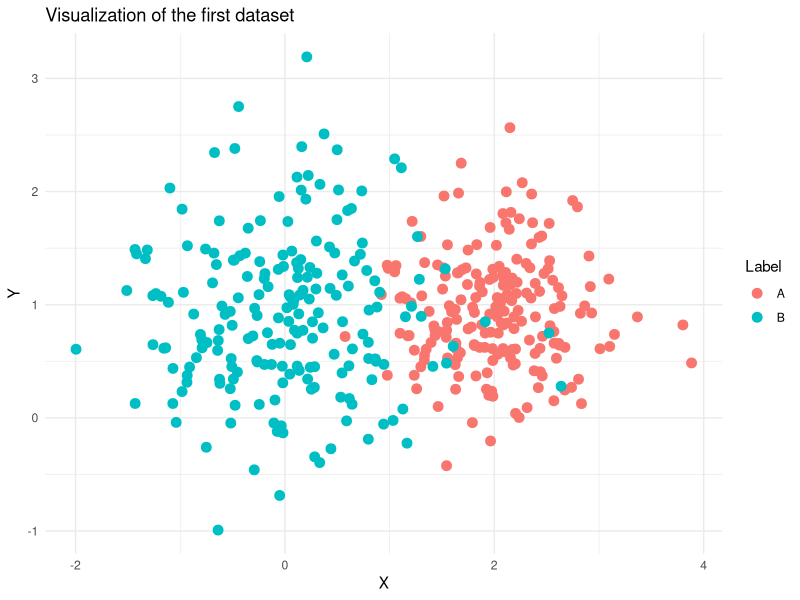
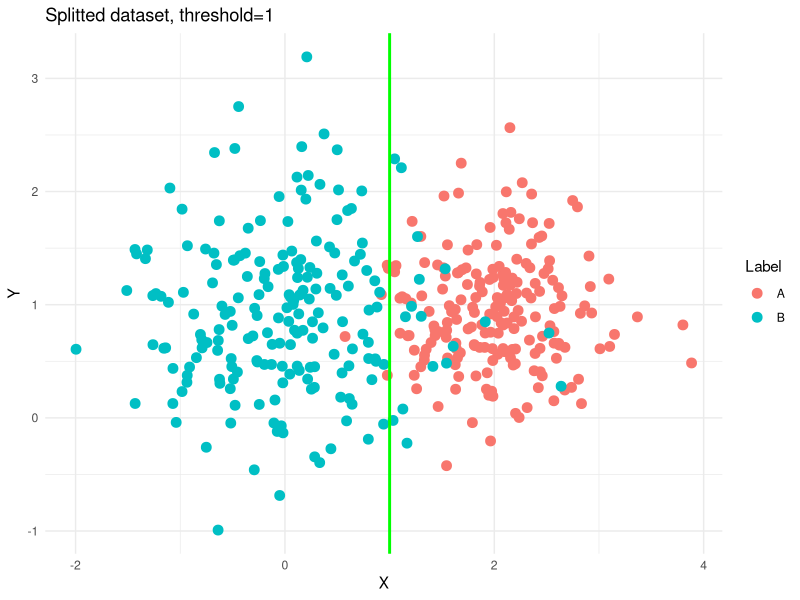
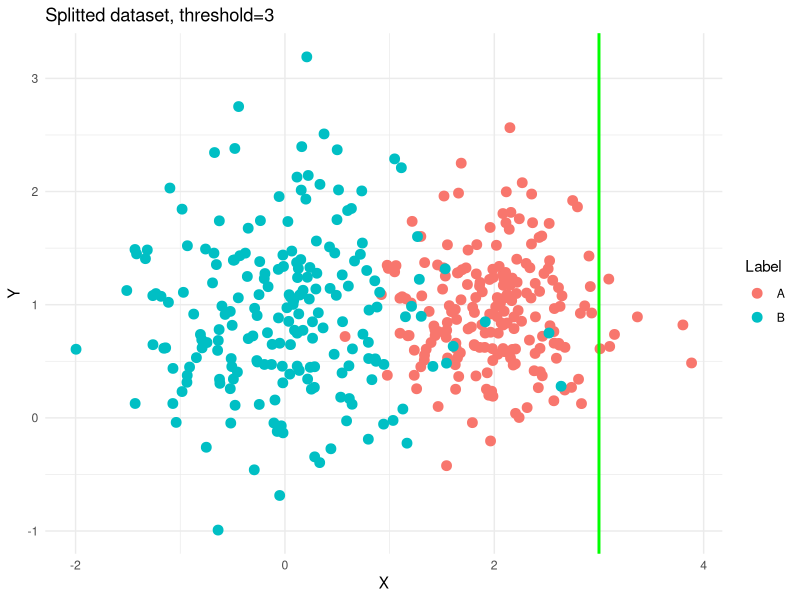
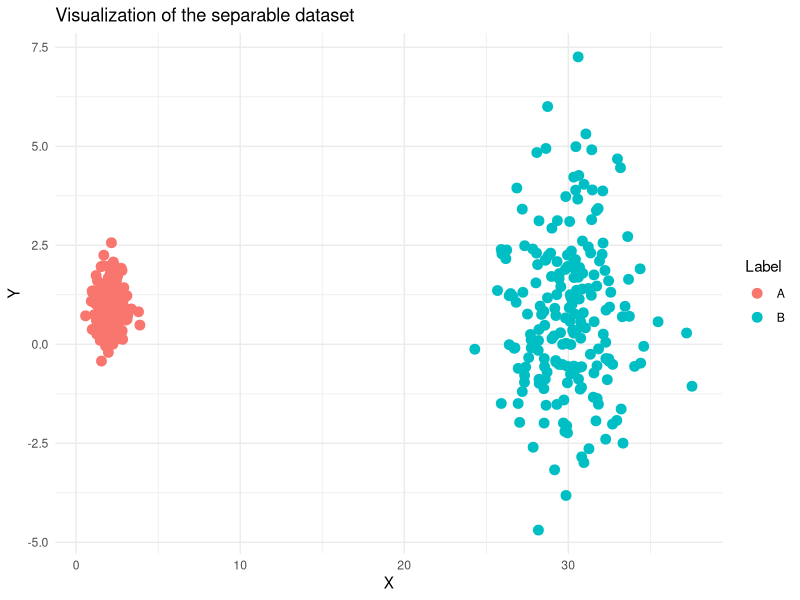
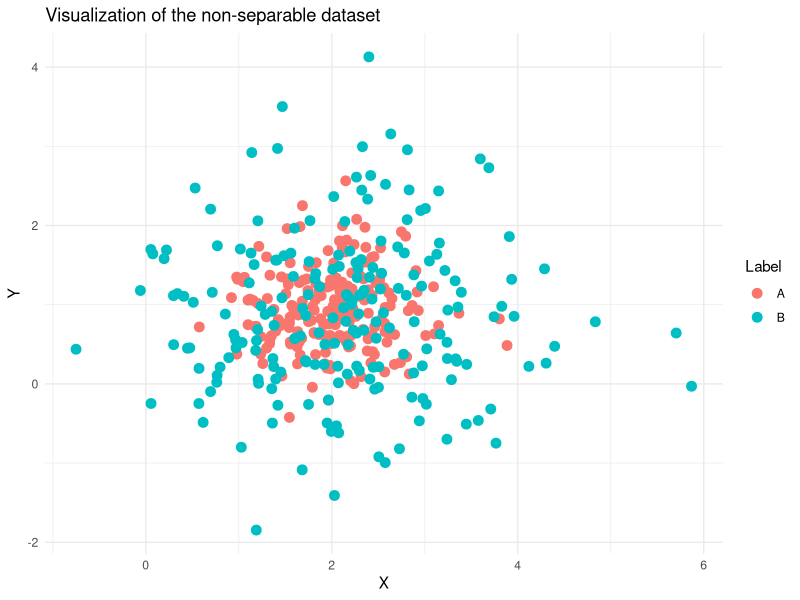

Write R code to recreate these figures, in order.
library(ggplot2)

michalska_fisher_score <- function(data){
  labels = unique(data$Label)
  features = names(data)[-ncol(data)]
  
  sum_d = 0
  sum_m = 0
  
  for (feature in features){
    mean_overall = mean(data[[feature]])
    for (label in labels){
      feature_data = data[data$Label == label, feature]
      label_mean = mean(feature_data)
      label_var = var(feature_data)
      label_N = length(feature_data)
      
      sum_d = sum_d + label_N * (label_mean - mean_overall)^2
      sum_m = sum_m + label_N * label_var
    }
    fisher_score = sum_d / sum_m
    print(feature)
    print(fisher_score)
  }
  
}

michalska_entropy <- function(f){
  f <- replace(f, f == 0, 1e-10)
  return(-sum(f * log2(f)))
}

michalska_create_datasets <- function(n=200, mean1=2, mean2=1, sd=0.5, 
                                      label="A") {
  set.seed(45)

  x1 <- rnorm(n, mean = mean1, sd = sd)
  y1 <- rnorm(n, mean = mean2, sd = sd)
  label1 <- rep(label, n)
  
  return(list(X = x1, Y = y1, Label = label1))
}

michalska_plot <- function(data, Title){
  ggplot(data, aes(x = X, y = Y, color = Label)) + 
    geom_point(size = 3) +  
    labs(title = Title, x = "X", y = "Y") +
    theme_minimal()
}

michalska_split_dataset_and_plot <- function(data, threshold, title){
  left_group <- data[data$X <= threshold, ]
  right_group <- data[data$X > threshold, ]
  
  left_prob <- table(left_group$Label) / nrow(left_group)
  right_prob <- table(right_group$Label) / nrow(right_group)
  
  left_entropy <- michalska_entropy(left_prob)
  right_entropy <- michalska_entropy(right_prob)
  
  cat('\nEntropy of the left: ', left_entropy)
  cat('\nEntropy of the right: ', right_entropy)
  
  ggplot(data, aes(x = X, y = Y, color = Label)) + 
    geom_point(size = 3) +  
    geom_vline(xintercept = threshold, 
               color = "green", size=1) +
    labs(title = title, x = "X", y = "Y") +
    theme_minimal()
}

# entropy
data = michalska_create_datasets()
data1 = michalska_create_datasets(mean1=0, mean2=1, sd=0.7, label="B")

x = c(data$X, data1$X)
y = c(data$Y, data1$Y)
label = c(data$Label, data1$Label)

data <- data.frame(X = x, Y = y, Label = label)

michalska_plot(data, "Visualization of the first dataset")

labels <- table(data$Label)
label_probabilities <- labels / sum(labels)
overall_entropy <- michalska_entropy(label_probabilities)
print(overall_entropy)

# entropy after split
michalska_split_dataset_and_plot(data, 1, "Splitted dataset, threshold=1")
michalska_split_dataset_and_plot(data, 3, "Splitted dataset, threshold=3")

# fisher score
# separable
data = michalska_create_datasets()
data2 = michalska_create_datasets(mean1=30, mean2=1, sd=2, label="B")

x = c(data$X, data2$X)
y = c(data$Y, data2$Y)
label = c(data$Label, data2$Label)

data <- data.frame(X = x, Y = y, Label = label)

michalska_plot(data, "Visualization of the separable dataset")

michalska_fisher_score(data)

# non-separable
data1_2 = michalska_create_datasets()
data2_2 = michalska_create_datasets(mean1=2.1, mean2=1, sd=1, label="B")

x_2 = c(data1_2$X, data2_2$X)
y_2 = c(data1_2$Y, data2_2$Y)
label_2 = c(data1_2$Label, data2_2$Label)

data2 <- data.frame(X = x_2, Y = y_2, Label = label_2)

michalska_plot(data2, "Visualization of the non-separable dataset")

michalska_fisher_score(data2)
